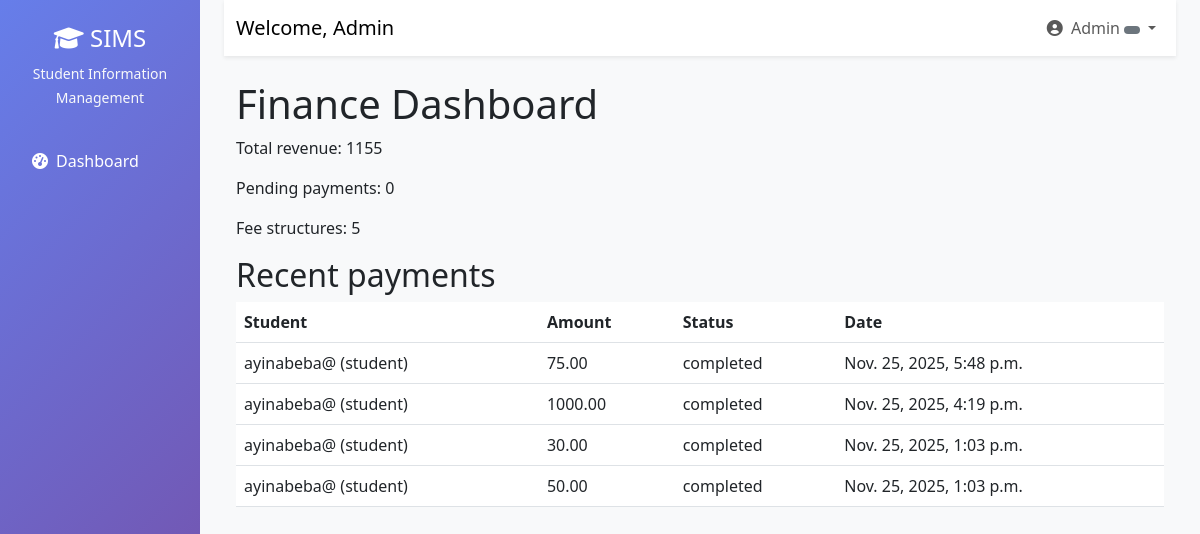
Screenshot of /finance/dashboard/ (signed in) with the database file from the repository.
### users/models.py (models this page shows)
class User(AbstractUser):
    ROLE_CHOICES = (
        ('admin', 'Administrator'),
        ('teacher', 'Teacher'),
        ('student', 'Student'),
        ('registrar', 'Registrar'),
        ('finance', 'Finance Officer'),
        ('parent', 'Parent'),
    )
    role = models.CharField(max_length=20, choices=ROLE_CHOICES)
    phone = models.CharField(max_length=15, blank=True)
    address = models.TextField(blank=True)
    date_of_birth = models.DateField(null=True, blank=True)
    profile_picture = models.ImageField(upload_to='profiles/', null=True, blank=True)
    is_approved = models.BooleanField(default=False)
    created_at = models.DateTimeField(auto_now_add=True)
    def __str__(self):
        return f"{self.username} ({self.role})"

### payments/models.py (models this page shows, shortened)
class Payment(models.Model):
    student = models.ForeignKey(User, on_delete=models.CASCADE, limit_choices_to={'role': 'student'})
    fee_structure = models.ForeignKey(FeeStructure, on_delete=models.CASCADE)
    amount_paid = models.DecimalField(max_digits=10, decimal_places=2)
    payment_date = models.DateTimeField(auto_now_add=True)
    payment_method = models.CharField(max_length=50)
    transaction_id = models.CharField(max_length=100, unique=True)
    STATUS_CHOICES = (
        ('pending', 'Pending'),
        ('completed', 'Completed'),
        ('failed', 'Failed'),
    )
    status = models.CharField(max_length=20, choices=STATUS_CHOICES, default='pending')

### users/decorators.py (the view)
        def wrapper(request, *args, **kwargs):
            if request.user.is_authenticated:
                if request.user.role in allowed_roles or request.user.is_superuser:
                    return view_func(request, *args, **kwargs)
            messages.error(request, "You don't have permission to access this page.")
            return redirect('dashboard')

### finance/views.py (called while the page is built)
@finance_required
def finance_dashboard(request):
    total_revenue = Payment.objects.filter(status='completed').aggregate(Sum('amount_paid'))['amount_paid__sum'] or 0
    pending_payments = Payment.objects.filter(status='pending').count()
    total_fee_structures = FeeStructure.objects.filter(is_active=True).count()
    recent_payments = Payment.objects.select_related('student', 'fee_structure').order_by('-payment_date')[:10]
    context = {
        'total_revenue': total_revenue,
        'pending_payments': pending_payments,
        'total_fee_structures': total_fee_structures,
        'recent_payments': recent_payments,
    }
    return render(request, 'finance/finance_dashboard.html', context)

### finance/templates/finance/finance_dashboard.html (shortened to what this page needs)
{% extends 'base.html' %}
{% block content %}
<h1>Finance Dashboard</h1>
<div>
  <p>Total revenue: {{ total_revenue }}</p>
  <p>Pending payments: {{ pending_payments }}</p>
  <p>Fee structures: {{ total_fee_structures }}</p>
</div>
<h2>Recent payments</h2>
<table class="table">
  <thead><tr><th>Student</th><th>Amount</th><th>Status</th><th>Date</th></tr></thead>
  <tbody>
  {% for p in recent_payments %}
    <tr>
      <td>{{ p.student }}</td>
      <td>{{ p.amount_paid }}</td>
      <td>{{ p.status }}</td>
      <td>{{ p.payment_date }}</td>
    </tr>
  {% empty %}
    <tr><td colspan="4">No recent payments</td></tr>
  {% endfor %}
  </tbody>
</table>
{% endblock %}

### templates/base.html (shortened to what this page needs)
<!DOCTYPE html>
<html lang="en">
  <head>
    <link
      href="https://cdn.jsdelivr.net/npm/bootstrap@5.3.0/dist/css/bootstrap.min.css"
      rel="stylesheet"
    />
    <link
      href="https://cdnjs.cloudflare.com/ajax/libs/font-awesome/6.0.0/css/all.min.css"
      rel="stylesheet"
    />
  </head>
  <body>
    {% if user.is_authenticated %}
    <div class="container-fluid">
      <div class="row">
        <nav class="col-md-3 col-lg-2 d-md-block sidebar">
          <div class="position-sticky pt-4">
            <div class="text-center mb-4">
              <h4 class="text-white">
                <i class="fas fa-graduation-cap"></i> SIMS
              </h4>
              <small class="text-light">Student Information Management</small>
            </div>
            <ul class="nav flex-column">
              <li class="nav-item">
                <a
                  class="nav-link {% if request.resolver_match.url_name == 'dashboard' %}active{% endif %}"
                  href="{% url 'dashboard' %}"
                >
                  <i class="fas fa-tachometer-alt me-2"></i>Dashboard
                </a>
              </li>
            </ul>
          </div>
        </nav>
        <main class="col-md-9 ms-sm-auto col-lg-10 px-md-4 main-content">
          <nav
            class="navbar navbar-expand-lg navbar-light bg-white shadow-sm mb-4"
          >
            <div class="container-fluid">
              <span class="navbar-brand"
                >Welcome, {{ user.get_full_name|default:user.username }}</span
              >
              <div class="navbar-nav ms-auto">
                <div class="nav-item dropdown">
                  <a
                    class="nav-link dropdown-toggle"
                    href="#"
                    id="navbarDropdown"
                    role="button"
                    data-bs-toggle="dropdown"
                  >
                    <i class="fas fa-user-circle me-1"></i> {{ user.username }}
                    <span
                      class="badge bg-{% if user.role == 'admin' %}danger{% elif user.role == 'teacher' %}info{% elif user.role == 'student' %}success{% elif user.role == 'parent' %}warning{% else %}secondary{% endif %}"
                    >
                    </span>
                  </a>
                </div>
              </div>
            </div>
          </nav>
          <div class="container-fluid">{% block content %}{% endblock %}</div>
        </main>
      </div>
    </div>
    {% else %} {% block auth_content %}{% endblock %} {% endif %}
  </body>
</html>

### templates/base.html (style rules this page uses)
.sidebar { min-height: 100vh; background: linear-gradient(135deg, #667eea 0%, #764ba2 100%); }
.sidebar .nav-link { color: #fff; padding: 12px 20px; margin: 4px 0; border-radius: 8px; transition: all 0.3s; }
.main-content { background-color: #f8f9fa; min-height: 100vh; }

### rows the page displays
User: get_full_name "Admin", username "Admin"
Payment: student "ayinabeba@ (student)", amount_paid "75.00", status "completed", payment_date "Nov. 25, 2025, 5:48 p.m."
Payment: student "ayinabeba@ (student)", amount_paid "1000.00", status "completed", payment_date "Nov. 25, 2025, 4:19 p.m."
Payment: student "ayinabeba@ (student)", amount_paid "30.00", status "completed", payment_date "Nov. 25, 2025, 1:03 p.m."
Payment: student "ayinabeba@ (student)", amount_paid "50.00", status "completed", payment_date "Nov. 25, 2025, 1:03 p.m."

### other values shown
{{ total_revenue }} "1155"
{{ pending_payments }} "0"
{{ total_fee_structures }} "5"
